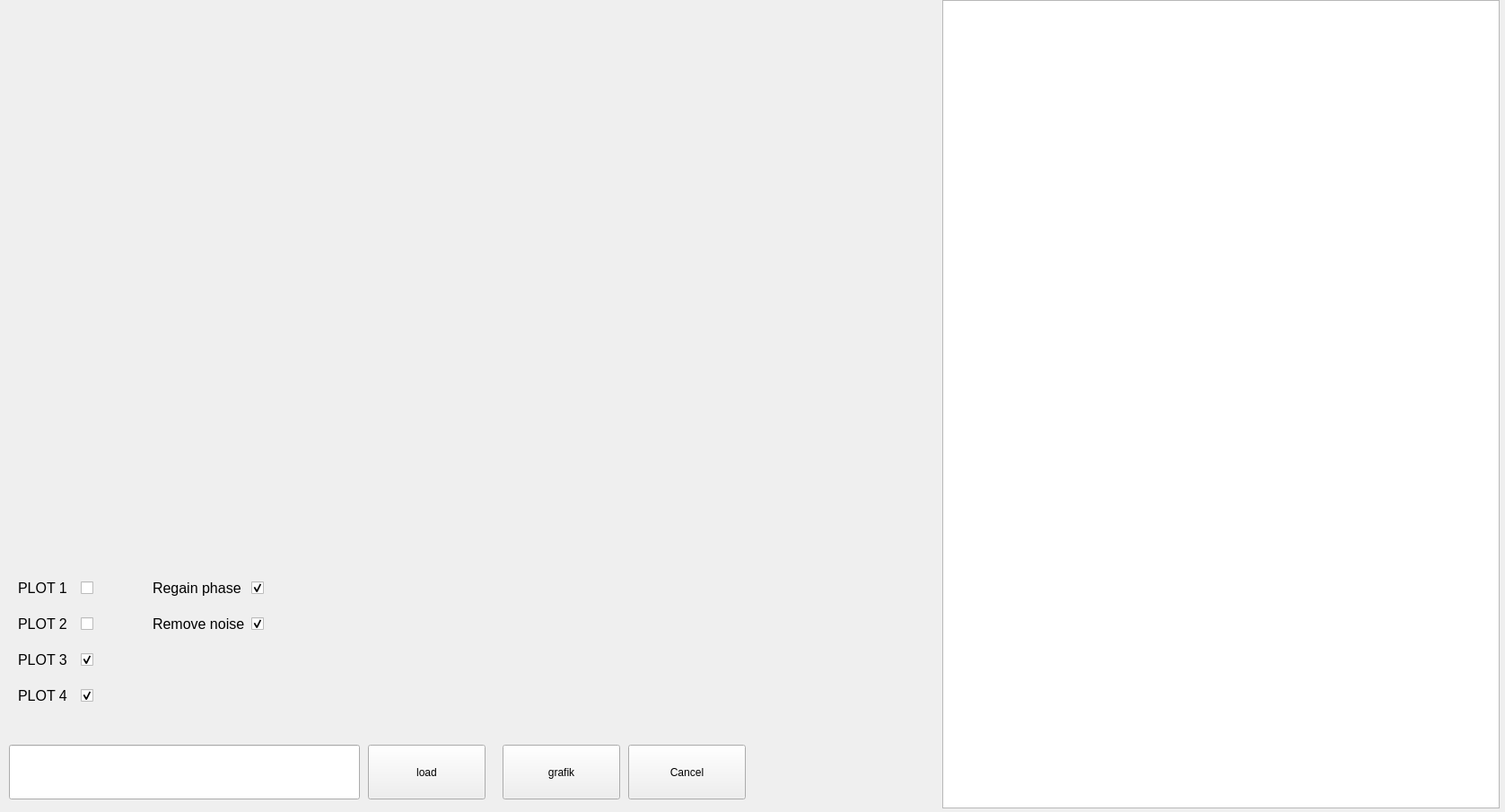
<?xml version="1.0" encoding="UTF-8"?>
<ui version="4.0">
 <class>Form</class>
 <widget class="QWidget" name="Form">
  <property name="geometry">
   <rect>
    <x>0</x>
    <y>0</y>
    <width>1677</width>
    <height>905</height>
   </rect>
  </property>
  <property name="font">
   <font>
    <family>Arial</family>
   </font>
  </property>
  <property name="windowTitle">
   <string>Form</string>
  </property>
  <property name="autoFillBackground">
   <bool>false</bool>
  </property>
  <widget class="QTableWidget" name="table">
   <property name="geometry">
    <rect>
     <x>1050</x>
     <y>0</y>
     <width>621</width>
     <height>901</height>
    </rect>
   </property>
  </widget>
  <widget class="QPushButton" name="button1">
   <property name="geometry">
    <rect>
     <x>410</x>
     <y>830</y>
     <width>131</width>
     <height>61</height>
    </rect>
   </property>
   <property name="text">
    <string>load</string>
   </property>
  </widget>
  <widget class="QPushButton" name="button2">
   <property name="geometry">
    <rect>
     <x>560</x>
     <y>830</y>
     <width>131</width>
     <height>61</height>
    </rect>
   </property>
   <property name="text">
    <string>grafik</string>
   </property>
  </widget>
  <widget class="QLineEdit" name="line">
   <property name="geometry">
    <rect>
     <x>10</x>
     <y>830</y>
     <width>391</width>
     <height>61</height>
    </rect>
   </property>
   <property name="font">
    <font>
     <pointsize>14</pointsize>
    </font>
   </property>
  </widget>
  <widget class="QWidget" name="verticalLayoutWidget">
   <property name="geometry">
    <rect>
     <x>0</x>
     <y>0</y>
     <width>1041</width>
     <height>631</height>
    </rect>
   </property>
   <layout class="QVBoxLayout" name="form"/>
  </widget>
  <widget class="QWidget" name="verticalLayoutWidget_2">
   <property name="geometry">
    <rect>
     <x>0</x>
     <y>0</y>
     <width>291</width>
     <height>81</height>
    </rect>
   </property>
   <layout class="QVBoxLayout" name="form1"/>
  </widget>
  <widget class="QCheckBox" name="checkBox1">
   <property name="geometry">
    <rect>
     <x>90</x>
     <y>640</y>
     <width>21</width>
     <height>31</height>
    </rect>
   </property>
   <property name="text">
    <string/>
   </property>
  </widget>
  <widget class="QLabel" name="label">
   <property name="geometry">
    <rect>
     <x>20</x>
     <y>640</y>
     <width>61</width>
     <height>31</height>
    </rect>
   </property>
   <property name="font">
    <font>
     <pointsize>12</pointsize>
    </font>
   </property>
   <property name="text">
    <string>PLOT 1</string>
   </property>
  </widget>
  <widget class="QLabel" name="label_2">
   <property name="geometry">
    <rect>
     <x>20</x>
     <y>680</y>
     <width>61</width>
     <height>31</height>
    </rect>
   </property>
   <property name="font">
    <font>
     <pointsize>12</pointsize>
    </font>
   </property>
   <property name="text">
    <string>PLOT 2</string>
   </property>
  </widget>
  <widget class="QLabel" name="label_3">
   <property name="geometry">
    <rect>
     <x>20</x>
     <y>720</y>
     <width>61</width>
     <height>31</height>
    </rect>
   </property>
   <property name="font">
    <font>
     <pointsize>12</pointsize>
    </font>
   </property>
   <property name="text">
    <string>PLOT 3</string>
   </property>
  </widget>
  <widget class="QLabel" name="label_4">
   <property name="geometry">
    <rect>
     <x>20</x>
     <y>760</y>
     <width>61</width>
     <height>31</height>
    </rect>
   </property>
   <property name="font">
    <font>
     <pointsize>12</pointsize>
    </font>
   </property>
   <property name="text">
    <string>PLOT 4</string>
   </property>
  </widget>
  <widget class="QCheckBox" name="checkBox2">
   <property name="geometry">
    <rect>
     <x>90</x>
     <y>680</y>
     <width>21</width>
     <height>31</height>
    </rect>
   </property>
   <property name="text">
    <string/>
   </property>
  </widget>
  <widget class="QCheckBox" name="checkBox3">
   <property name="geometry">
    <rect>
     <x>90</x>
     <y>720</y>
     <width>21</width>
     <height>31</height>
    </rect>
   </property>
   <property name="text">
    <string/>
   </property>
   <property name="checked">
    <bool>true</bool>
   </property>
  </widget>
  <widget class="QCheckBox" name="checkBox4">
   <property name="geometry">
    <rect>
     <x>90</x>
     <y>760</y>
     <width>16</width>
     <height>31</height>
    </rect>
   </property>
   <property name="text">
    <string/>
   </property>
   <property name="checked">
    <bool>true</bool>
   </property>
  </widget>
  <widget class="QCheckBox" name="checkBox5">
   <property name="geometry">
    <rect>
     <x>280</x>
     <y>640</y>
     <width>21</width>
     <height>31</height>
    </rect>
   </property>
   <property name="text">
    <string/>
   </property>
   <property name="checked">
    <bool>true</bool>
   </property>
   <property name="tristate">
    <bool>false</bool>
   </property>
  </widget>
  <widget class="QLabel" name="label_5">
   <property name="geometry">
    <rect>
     <x>170</x>
     <y>640</y>
     <width>101</width>
     <height>31</height>
    </rect>
   </property>
   <property name="font">
    <font>
     <pointsize>12</pointsize>
    </font>
   </property>
   <property name="text">
    <string>Regain phase</string>
   </property>
  </widget>
  <widget class="QPushButton" name="button3">
   <property name="geometry">
    <rect>
     <x>700</x>
     <y>830</y>
     <width>131</width>
     <height>61</height>
    </rect>
   </property>
   <property name="text">
    <string>Cancel</string>
   </property>
  </widget>
  <widget class="QLabel" name="label_6">
   <property name="geometry">
    <rect>
     <x>170</x>
     <y>680</y>
     <width>111</width>
     <height>31</height>
    </rect>
   </property>
   <property name="font">
    <font>
     <pointsize>12</pointsize>
    </font>
   </property>
   <property name="text">
    <string>Remove noise</string>
   </property>
  </widget>
  <widget class="QCheckBox" name="checkBox6">
   <property name="geometry">
    <rect>
     <x>280</x>
     <y>680</y>
     <width>21</width>
     <height>31</height>
    </rect>
   </property>
   <property name="text">
    <string/>
   </property>
   <property name="checked">
    <bool>true</bool>
   </property>
   <property name="tristate">
    <bool>false</bool>
   </property>
  </widget>
 </widget>
 <resources/>
 <connections/>
</ui>
